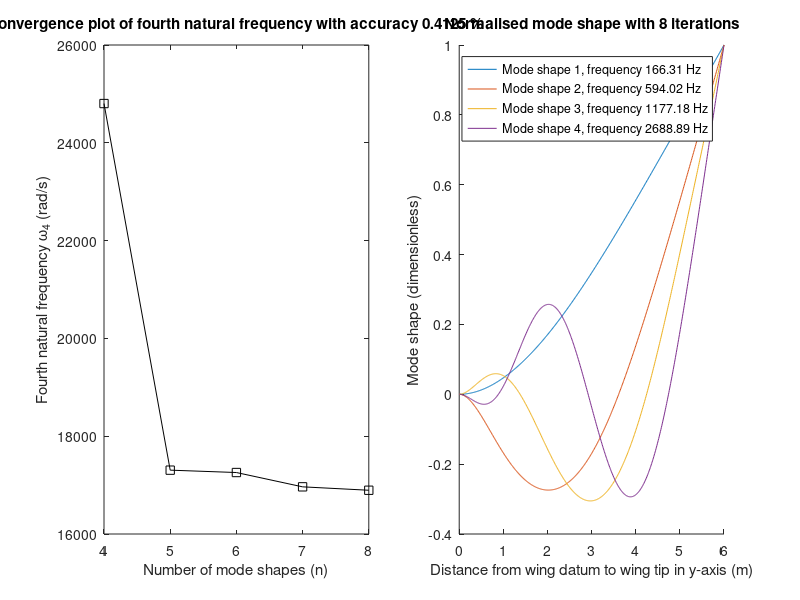

Write the MATLAB code that produced this figure.
clear; close all; clc;

n           = 3;
E           = 8 * ((10)^(11));
rho         = 150;
L           = 6;
m_E         = 211;
L_E         = L/8;
x_axis      = 0:0.01:L;

A           = @(y) 0.1.*(1 - (y./L));
I           = @(y) 0.0005.*(1 - (5/6).*(y./L) + (1/3).*((y./L).^2));

omega_4     = 0;
diff        = 100;
acc         = 0.01;
omega_4M    = zeros(20,2);
V           = zeros(n,n);
recpow      = 14;

while diff >= acc
    omega_4p    = omega_4;
    n           = n + 1;
    M           = zeros(n,n);
    M_engine    = zeros(n,n);
    M_wing      = zeros(n,n);
    K           = zeros(n,n);
    V_sort      = zeros(n,n);

    for i = 1:n
        for j = 1:n
            phii            = @(y) ((y/L).^(i+1)) .* (2+i-(i.*(y/L))) ./ (i.*(i+1).*(i+2));
            phij            = @(y) ((y/L).^(j+1)) .* (2+j-(j.*(y/L))) ./ (j.*(j+1).*(j+2));
            M_engine(i,j)   = phii(L_E) .* phij(L_E) .* m_E;
            k_preint        = @(y) rho * A(y) .* phii(y) .* phij(y);
            M_wing(i,j)     = integral(k_preint,0,L);
            M(i,j)          = M_wing(i,j) + M_engine(i,j);
    
            phi_ppi         = @(y) (L.^(-2)).*(1 - (y/L)).*((y/L).^(i-1));
            phi_ppj         = @(y) (L.^(-2)).*(1 - (y/L)).*((y/L).^(j-1));
            p_preint        = @(y) E .* I(y) .* phi_ppi(y) .* phi_ppj(y);
            K(i,j)          = integral(p_preint,0,L);
        end
    end
    
    [V,d]           = eig(M\K);
    d               = diag(d);
    [d,Index]       = sort(d,'ascend');
    
    for i = 1:n
        V_sort(:,i) = V(:,Index(i));
    end
    
    omega_4         = sqrt(d(4,1));
    diff            = (abs(omega_4 - omega_4p)/omega_4) * 100;
    freq            = sqrt(d)./(2*pi);

    omega_4M(n-3,1) = n;
    omega_4M(n-3,2) = omega_4;

    if (rcond(M) < (10^(-recpow)))
        fprintf('%d',rcond(M));
        break;
    end
end

omega_4M = omega_4M(1:n-3,:); 

res = get(0,'screensize');
fig = figure;
set(fig, 'position', res);

subplot(1,2,1);
plot(omega_4M(:,1),omega_4M(:,2),'-sk');
title(sprintf('Convergence plot of fourth natural frequency with accuracy %-6.4f %%',diff));
xlabel('Number of mode shapes (n)');
ylabel('Fourth natural frequency \omega_4 (rad/s)');

subplot(1,2,2);
hold on

txt = cell(1,4);

for j = 1:1:4
    v_init      = zeros(1,length(x_axis));
    for i = 1:1:n
        phii    = @(y) ((y/L).^(i+1)) .* (2+i-(i.*(y/L))) ./ (i.*(i+1).*(i+2));
        v_prod  = phii(x_axis) .* V_sort(i,j);
        v_init  = v_init + v_prod;
    end
    v_init      = v_init / v_init(end); 
    plot(x_axis,v_init);
    txt{j}      = sprintf('Mode shape %i, frequency %-6.2f Hz',j,freq(j,1));
end

legend(txt)
title(sprintf('Normalised mode shape with %i iterations', n));
xlabel('Distance from wing datum to wing tip in y-axis (m)');
ylabel('Mode shape (dimensionless)');
